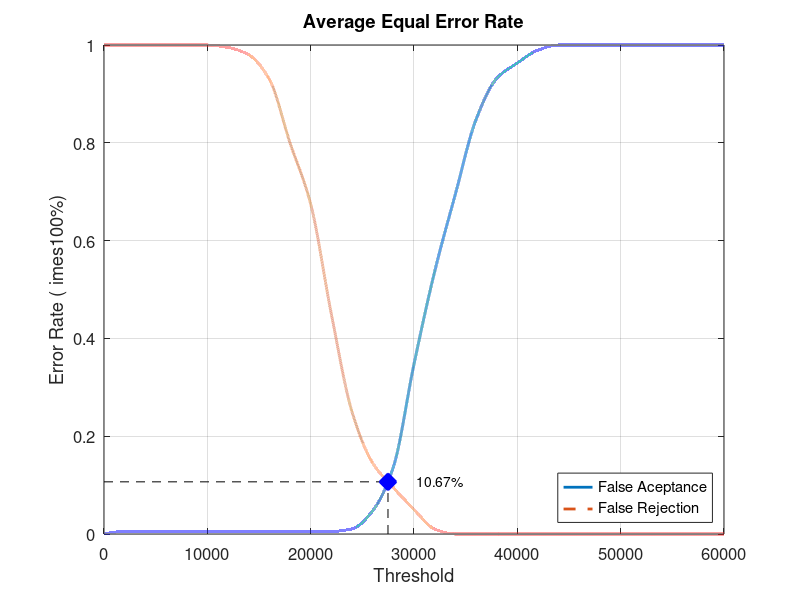
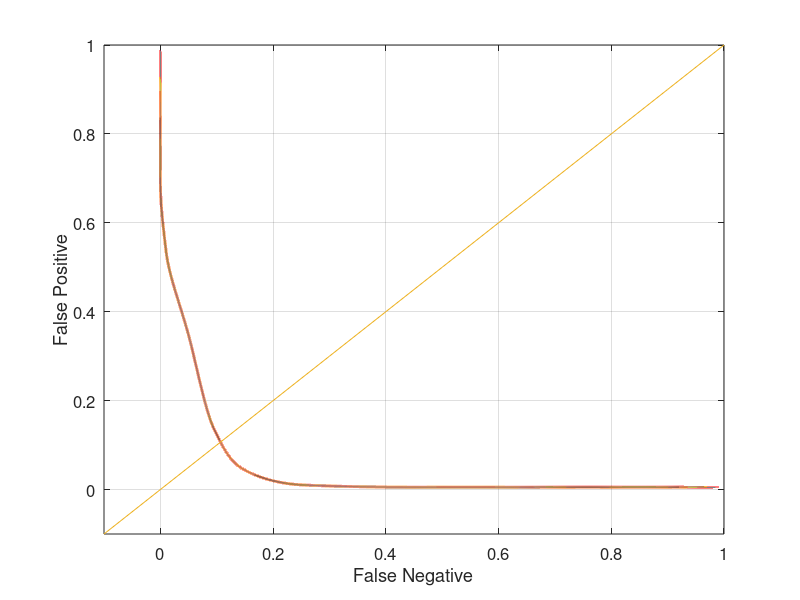

MATLAB code for these plots, in order:
close all;
clear;
clc;
x = 0:2000:60000;
xq = 0:0.5:60000;

y0 = [0 0.00526316 0.00526316 0.00526316 0.00526316 0.00526316 0.00526316 0.00526316 0.00526316 0.00526316 0.00526316 0.00526316 0.0105263 0.0473684 0.136842 0.347368 0.536842 0.694737 0.847368 0.931579 0.963158 0.989474 1 1 1 1 1 1 1 1 1]
yy0 = interp1(x, y0, xq, 'pchip');
y1 = [1 1 1 1 1 1 0.995 0.98 0.93 0.8 0.675 0.45 0.25 0.145 0.095 0.05 0.01 0 0 0 0 0 0 0 0 0 0 0 0 0 0]
yy1 = interp1(x, y1, xq, 'pchip');

% Calculating EER: 
y2 = abs(y0 - y1);
find(y2 == min(y2))
yy2 = abs(yy0 - yy1);
xEER = find(yy2 == min(yy2));
xEERIndex = xq(xEER) % X-axis EER
yEER = yy0(xEER) % Y-axis EER

main = figure
plot(xq, yy0,'-','LineWidth', 2);	hold on
plot(xq, yy1,'--','LineWidth', 2);	hold on
plot([xEERIndex xEERIndex], [0 yEER], 'k--');	hold on
plot([0 xEERIndex], [yEER yEER], 'k--');	hold on
plot(xEERIndex, yEER, 'bx', 'LineWidth', 10);	hold on
text(xEERIndex + 10 * xEERIndex / 100, yEER, [num2str(round((10000 * yEER)) / 100) '%'])
legend('False Aceptance', 'False Rejection', 'Location', 'SouthEast')
xlabel('Threshold')
ylabel('Error Rate (	imes100%)')
title('Average Equal Error Rate')
set(gca, 'FontSize', 12)
axis([0 60000 0 1])
grid on

print(main, 'Database3_2Main', '-dpng');
FNRxFPR = figure('Color', [1 1 1]);
plot(yy1, yy0, '-', yy1, yy0, 'LineWidth', 2);
hold on
y = -0.1:0.1:1
plot(y, y); 
set(gca, 'FontSize', 12)
xlabel('False Negative')
ylabel('False Positive')
axis([-0.1 1 -0.1 1])
set(gca, 'FontSize', 12)
grid on

print(FNRxFPR, 'Database3_2FNRxFPR','-dpng');
